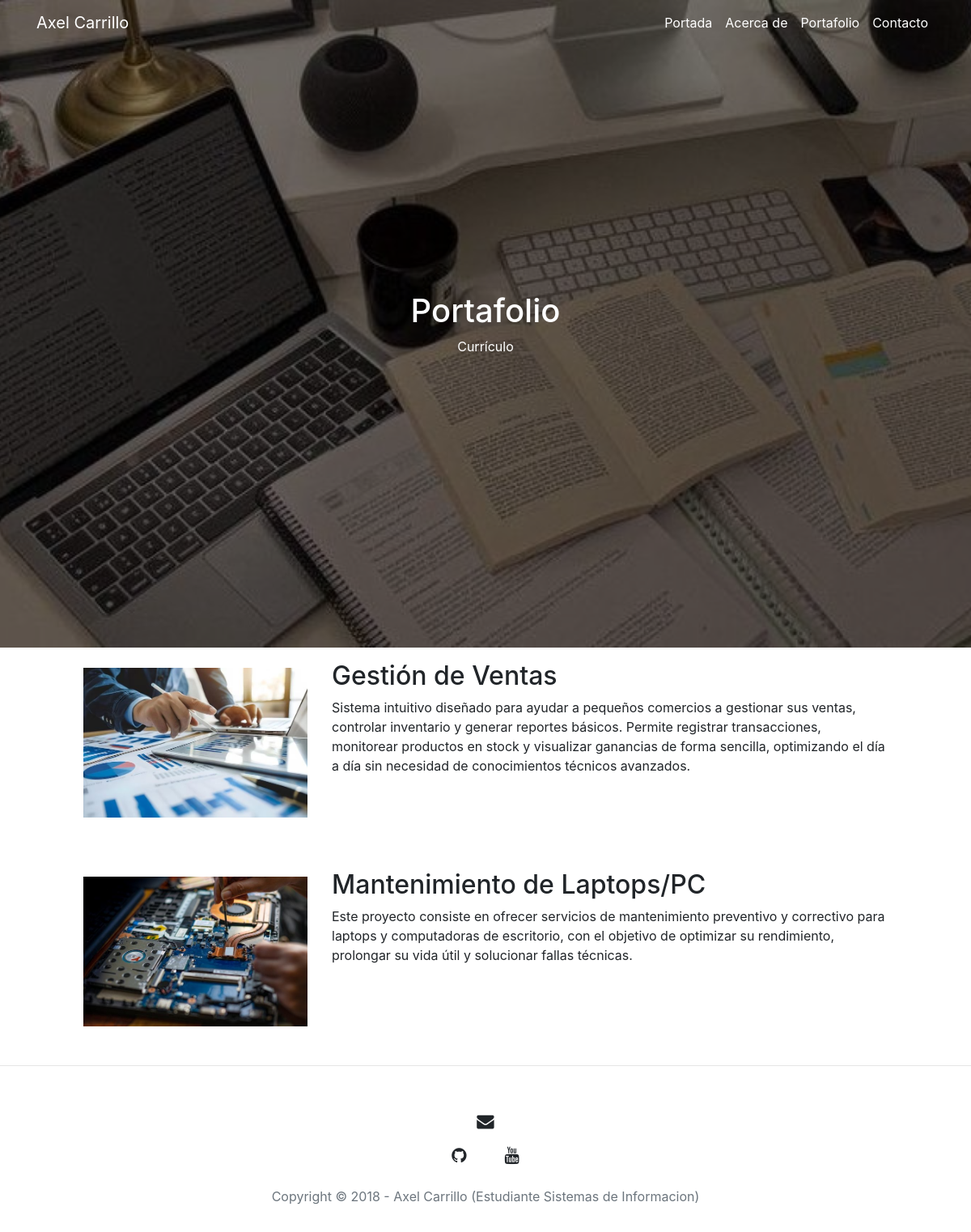
The page /portfolio/ on the database its author committed.
### portfolio/models.py (models this page shows, shortened)
class Project(models.Model):
    title = models.CharField(max_length=200, verbose_name ='Título')
    description = models.TextField(verbose_name ='Descripción')
    image = models.ImageField(verbose_name ='Imagen', upload_to='projects')
    created = models.DateTimeField(auto_now_add=True, verbose_name ='Fecha de Creación')
    updated = models.DateTimeField(auto_now=True, verbose_name ='Fecha de Edición')
    class Meta:
        verbose_name = 'Proyecto'
        verbose_name_plural = 'Proyectos'
        ordering = ['-created']

### portfolio/views.py (the view)
# urls.py: path('portfolio/', portfolio_views.portfolio, name='portfolio'),
def portfolio(request):
    projects = Project.objects.all()
    return render(request, 'portfolio/portfolio.html', {'projects': projects})

### portfolio/templates/portfolio/portfolio.html (shortened to what this page needs)
{% extends 'core/base.html' %}
{% block background %}{% load static %}{% static 'core/img/portfolio-bg.jpg' %}{% endblock %}
{% block headers %}
    <h1>Portafolio </h1>
    <span class="subheading">Currículo</span>
{% endblock %}
{% block content %}
    {% for project in projects %}
            <div class="row project mb-5">
                <div class="col-lg-3 col-md-4 offset-lg-1" style="margin-top: 25px;">
                    <img class="img-fluid" src="{{ project.image.url }}" alt="">
                </div>
                <div class="col-lg-7 col-md8">
                    <h2 class="section-heading title">{{ project.title }}</h2>
                    <p>{{ project.description }}</p>
                </div>
            </div>
    {% endfor %}
{% endblock %}

### core/templates/core/base.html (shortened to what this page needs)
 {% load static %}
<!DOCTYPE html>
<html lang="es">
  <head>
    <link href="{% static 'core/vendor/bootstrap/css/bootstrap.min.css' %}" rel="stylesheet">
    <link href="{% static 'core/vendor/font-awesome/css/font-awesome.min.css' %}" rel="stylesheet" type="text/css">
    <link href="{% static 'core/css/main.css' %}" rel="stylesheet">
  </head>
  <body>
    <nav class="navbar navbar-expand-lg navbar-light fixed-top" id="mainNav">
        <div class="container">
          <a class="navbar-brand" href="{% url 'home' %}">Axel Carrillo</a>
          <div class="collapse navbar-collapse" id="navbarResponsive">
            <ul class="navbar-nav ml-auto">
              <li class="nav-item">
                <a class="nav-link" href="{% url 'home' %}">Portada</a>
              </li>
              <li class="nav-item">
                <a class="nav-link" href="{% url 'about' %}">Acerca de</a>
              </li>
                <li class="nav-item">
                <a class="nav-link" href="{% url 'portfolio' %}">Portafolio</a>
              </li>
                <li class="nav-item">
                <a class="nav-link" href="{% url 'contact' %}">Contacto</a>
              </li>
            </ul>
          </div>
        </div>
    </nav>
      <header class="masthead" style="background-image: url('{%  block background %}{% endblock %}')">
        <div class="overlay"></div>
        <div class="container">
          <div class="row">
            <div class="col-lg-8 col-md-10 mx-auto">
              <div class="site-heading">
                {%  block headers %} {% endblock %}
              </div>
            </div>
          </div>
        </div>
      </header>
      {% block content %}{% endblock %}
 {% if request.path != "/" %} <hr> {% endif %}
<footer>
        <div class="container">
            <div class="row">
                <div class="col-lg-8 col-md-10 mx-auto">
                    <ul class="list-inline text-center">
                      <li class="list-inline item">
                        <a href="#">
                            <span class="fa-stack fa-lg">
                                <i class="fa fa-circle fa-stack-2x"></i>
                                <i class="fa fa-envelope fa-stack-1x fa-inverse"></i>
                            </span>
                        </a>
                      </li>
                      <li class="list-inline-item">
                        <a href="#">
                         <span class="fa-stack fa-lg">
                           <i class="fa fa-circle fa-stack-2x"> </i>
                           <i class="fa fa-github fa-stack-1x fa-inverse"> </i>
                         </span>
                        </a>
                      </li>
                      <li class="list-inline-item">
                        <a href="#">
                         <span class="fa-stack fa-lg">
                           <i class="fa fa-circle fa-stack-2x"> </i>
                           <i class="fa fa-youtube fa-stack-1x fa-inverse"> </i>
                         </span>
                        </a>
                      </li>
                    </ul>
                    <p class="copyright text-muted">Copyright &copy; 2018 - Axel Carrillo (Estudiante Sistemas de Informacion)</p>
                </div>
            </div>
        </div>
    </footer>
  </body>
</html>

### core/static/core/css/main.css (style rules this page uses)
:root { --jumbotron-padding-y: 3rem; }
.masthead { height: 100vh; background-size: cover; background-position: center; background-repeat: no-repeat; position: relative; display: flex; align-items: center; justify-content: center; margin: 0; padding: 0; text-align: center; }
.overlay { position: absolute; top: 0; left: 0; height: 100%; width: 100%; background-color: rgba(0, 0, 0, 0.5); z-index: 1; }
.site-heading { position: relative; z-index: 2; }
.site-heading h1, .site-heading .subheading { color: white; }
#mainNav .nav-link, #mainNav .navbar-brand { color: white; }
footer { background-color: #ffffff; padding: 2rem 0; text-align: center; }
footer ul { padding-left: 0; list-style: none; margin-bottom: 1rem; }
footer .list-inline-item { display: inline-block; margin: 0 10px; }
footer .fa-stack-2x { color: #ffffff; }
footer .fa-stack-1x { color: #212529; }
footer p { color: #6c757d; margin-bottom: 0; }

### rows shown on the page
Project: image (picture), title "Gestión de Ventas", description "Sistema intuitivo diseñado para ayudar a pequeños comercios a gestionar sus ventas, controlar inventario y generar reportes básicos. Permite registrar transacciones, monitorear productos en stock y visualizar ganancias de forma sencilla, optimizando el día a día sin necesidad de conocimientos técnicos avanzados."
Project: image (picture), title "Mantenimiento de Laptops/PC", description "Este proyecto consiste en ofrecer servicios de mantenimiento preventivo y correctivo para laptops y computadoras de escritorio, con el objetivo de optimizar su rendimiento, prolongar su vida útil y solucionar fallas técnicas."
